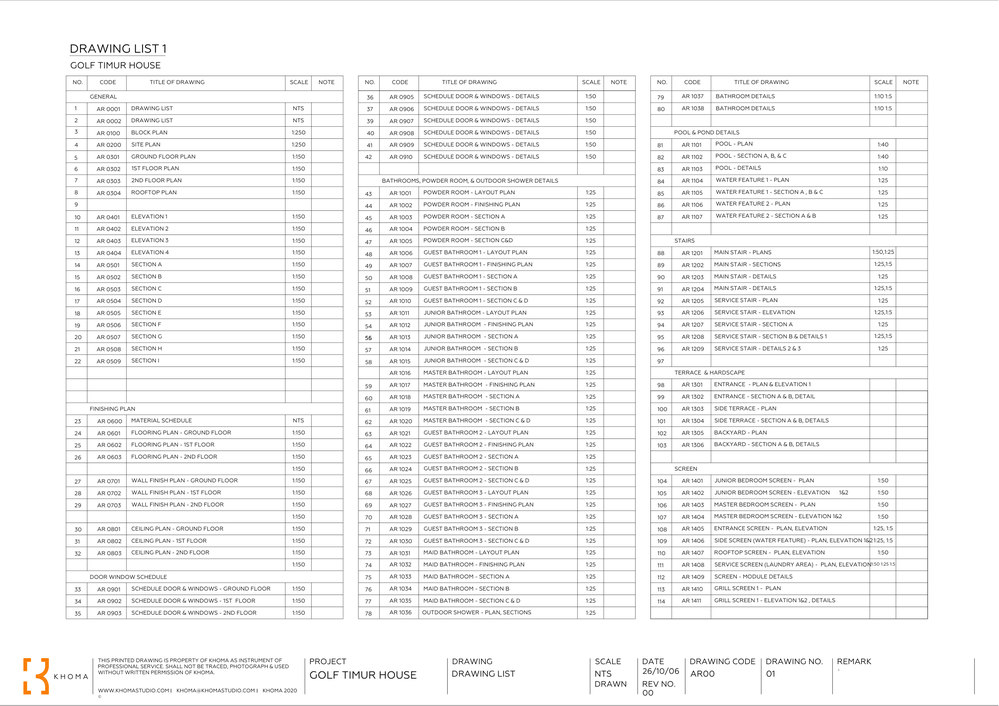
#> input picture scripts/page_1.png, 999 x 706 px, shrunk from 2482 x 1755 before the run, found by its file name
$ python crop-all-cols.py
#> lines starting #> are read from the running program, lines starting #| are printed output that depends on the picture
from PIL import Image

im1 = Image.open('d:/01. AI/MDrawing/mdrawing/scripts/page_1.png')
#> im1 is the input picture: PIL image 999x706 RGB; mean R, G, B 243.7, 243.6, 243.6
w, h = im1.size
#> w = 999; h = 706

# Column 1 full: x from 0.04 to 0.35, y from 0.10 to 0.90
im1.crop((int(w * 0.04), int(h * 0.10), int(w * 0.36), int(h * 0.90))).save('d:/01. AI/MDrawing/mdrawing/scripts/col1_full.png')
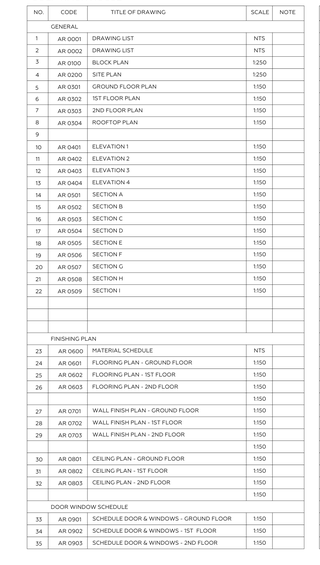
#> saved as col1_full.png: PIL image 320x565 RGB; min 80, max 255, mean 242.9

# Column 2 full: x from 0.35 to 0.67, y from 0.10 to 0.90
im1.crop((int(w * 0.35), int(h * 0.10), int(w * 0.67), int(h * 0.90))).save('d:/01. AI/MDrawing/mdrawing/scripts/col2_full.png')
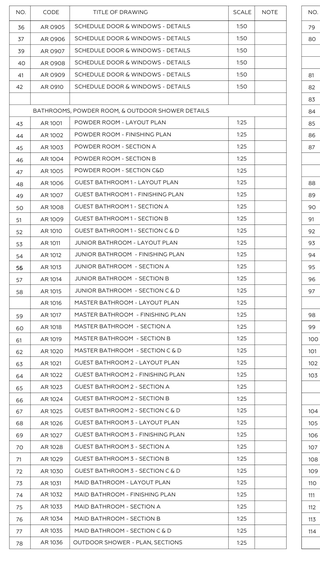
#> saved as col2_full.png: PIL image 320x565 RGB; min 67, max 255, mean 238.7

# Column 3 full: x from 0.66 to 0.98, y from 0.10 to 0.90
im1.crop((int(w * 0.66), int(h * 0.10), int(w * 0.98), int(h * 0.90))).save('d:/01. AI/MDrawing/mdrawing/scripts/col3_full.png')
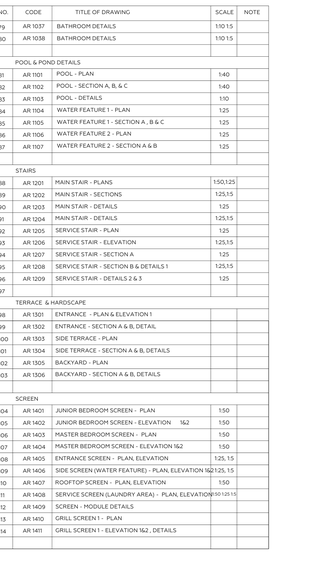
#> saved as col3_full.png: PIL image 320x565 RGB; min 67, max 255, mean 242.2

im2 = Image.open('d:/01. AI/MDrawing/mdrawing/scripts/page_2.png')
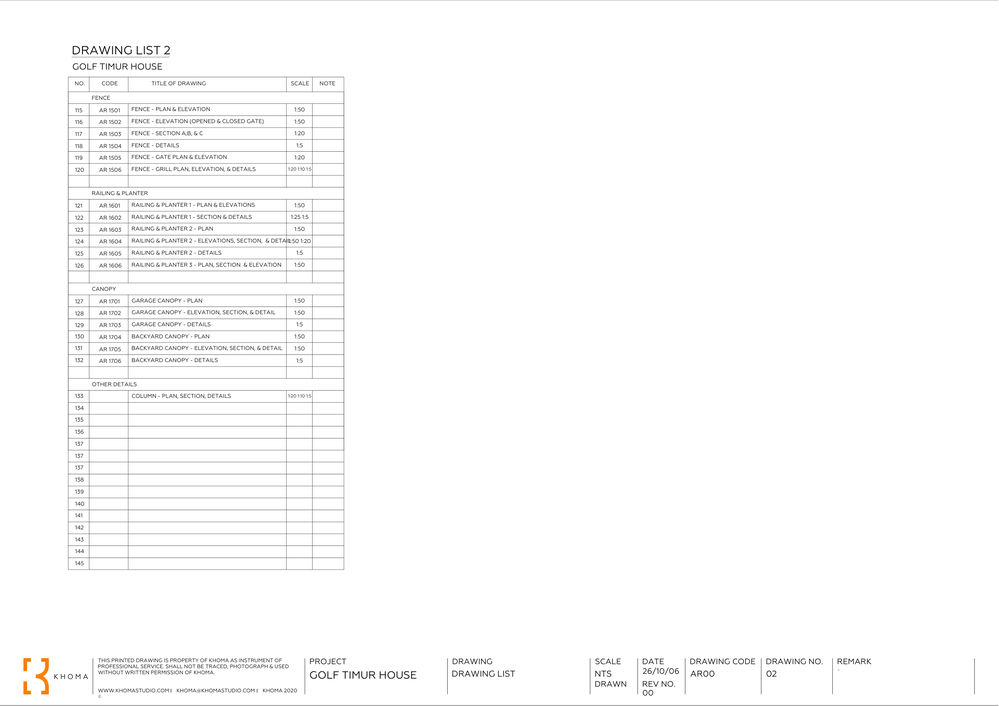
#> input picture scripts/page_2.png, 999 x 706 px, shrunk from 2482 x 1755 before the run, found by its file name
#> im2 is the input picture: PIL image 999x706 RGB; mean R, G, B 251.4, 251.3, 251.3
w2, h2 = im2.size
#> w2 = 999; h2 = 706
# Page 2 column 1: x from 0.04 to 0.36, y from 0.10 to 0.90
im2.crop((int(w2 * 0.04), int(h2 * 0.10), int(w2 * 0.36), int(h2 * 0.90))).save('d:/01. AI/MDrawing/mdrawing/scripts/p2_col1_full.png')
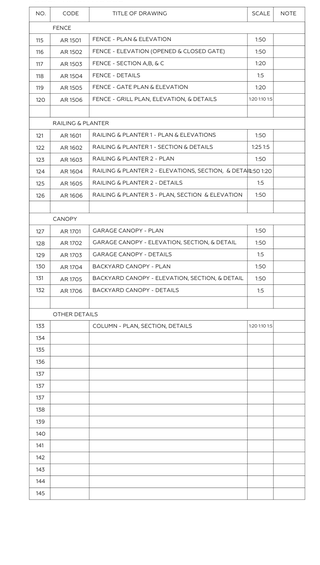
#> saved as p2_col1_full.png: PIL image 320x565 RGB; min 76, max 255, mean 244.7

print('All 4 column crops saved!')
